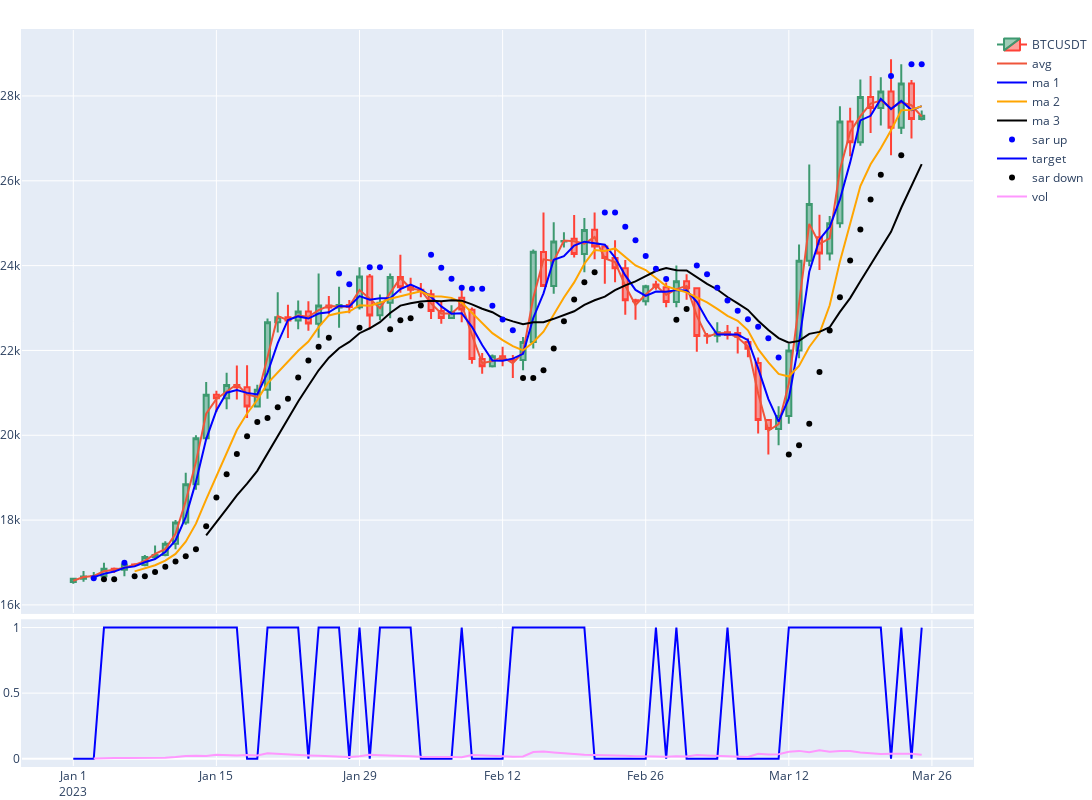

The cell this chart's notebook holds for it:
### Code cell
fig = make_subplots(rows = 2, cols = 1, shared_xaxes = True, row_heights = [0.8, 0.2], vertical_spacing = 0.01)
#shared_xaxes=True, row_heights=[0.6, 0.2, 0.2]
fig.add_trace(
    go.Candlestick(
        x = data.index , open = data.open, close = data.close,
        high = data.high, low = data.low, name = data.symbol[0],
        yaxis='y1'
    ),
    col = 1, row = 1
)

fig.add_trace(
    go.Scatter(
        x = data.index , y = data['avg'],
        name = 'avg',
        yaxis='y1'
    ),
    row = 1 , col =1
)

fig.add_trace(
    go.Scatter(
        x = data.index , y = data['ma_1'],
        name = 'ma 1',
        marker_color = 'blue',
        yaxis='y1'
    ),
    row = 1 , col =1
)

fig.add_trace(
    go.Scatter(
        x = data.index , y = data['ma_2'],
        name = 'ma 2',
        marker_color = 'orange',
        yaxis='y1'
    ),
    row = 1 , col =1
)

fig.add_trace(
    go.Scatter(
        x = data.index , y = data['ma_3'],
        name = 'ma 3',
        marker_color = 'black',
        yaxis='y1'
    ),
    row = 1 , col =1
)

fig.add_trace(
    go.Scatter(
        x = data.index , y = data['sar_up'],
        name = 'sar up',
        mode = "markers",
        marker_color = 'blue',
        yaxis='y1'
    ),
    row = 1 , col =1
)

fig.add_trace(
    go.Scatter(
        x = data.index , y = data['target'],
        name = 'target',
        marker_color = 'blue',
    ),
    row = 2 , col = 1
)

fig.add_trace(
    go.Scatter(
        x = data.index , y = data['sar_down'],
        name = 'sar down',
        mode = "markers",
        marker_color = 'black',
        yaxis='y1'
    ),
    row = 1 , col =1
)

fig.add_trace(
    go.Scatter(
        x = data.index,
        y = data.vol,
        name = 'vol'
    ),
    row = 2 , col = 1
)

fig.update_xaxes(rangeslider_visible = False , col =1, row =1)

fig.update_xaxes(showspikes=True)
fig.update_yaxes(showspikes=True)

#Fig = go.FigureWidget(fig)
fig.update_layout(height = 800 , width =1500,
                  margin=dict(
                        l=5, r=0, b=10, t=30,
                        pad=1
                    ),
                  showlegend=True,
                  )
fig.show()
